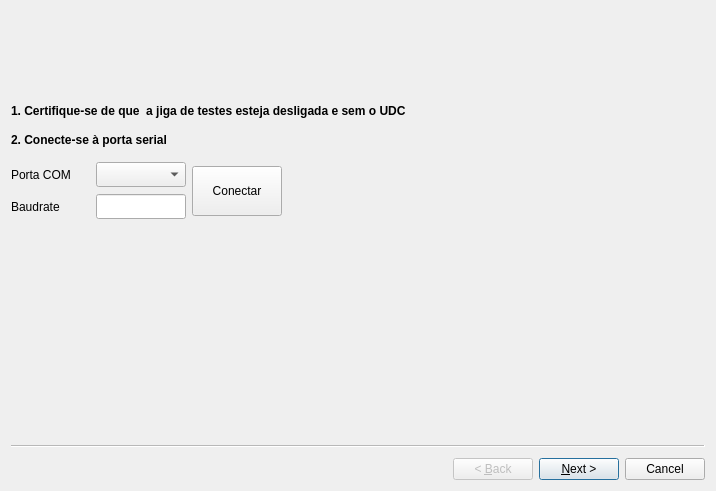
<?xml version="1.0" encoding="UTF-8"?>
<ui version="4.0">
 <class>Wizard</class>
 <widget class="QWizard" name="Wizard">
  <property name="geometry">
   <rect>
    <x>0</x>
    <y>0</y>
    <width>716</width>
    <height>491</height>
   </rect>
  </property>
  <property name="windowTitle">
   <string>Teste de UDC</string>
  </property>
  <property name="wizardStyle">
   <enum>QWizard::ClassicStyle</enum>
  </property>
  <widget class="QWizardPage" name="PageIntro">
   <widget class="QLabel" name="label">
    <property name="geometry">
     <rect>
      <x>0</x>
      <y>80</y>
      <width>613</width>
      <height>40</height>
     </rect>
    </property>
    <property name="font">
     <font>
      <weight>75</weight>
      <bold>true</bold>
     </font>
    </property>
    <property name="text">
     <string>1. Certifique-se de que  a jiga de testes esteja desligada e sem o UDC</string>
    </property>
   </widget>
   <widget class="QLabel" name="label_3">
    <property name="geometry">
     <rect>
      <x>0</x>
      <y>0</y>
      <width>70</width>
      <height>70</height>
     </rect>
    </property>
    <property name="maximumSize">
     <size>
      <width>70</width>
      <height>70</height>
     </size>
    </property>
    <property name="text">
     <string/>
    </property>
    <property name="pixmap">
     <pixmap>images/sirius_logo.jpeg</pixmap>
    </property>
   </widget>
   <widget class="QWidget" name="layoutWidget_2">
    <property name="geometry">
     <rect>
      <x>0</x>
      <y>150</y>
      <width>271</width>
      <height>60</height>
     </rect>
    </property>
    <layout class="QHBoxLayout" name="horizontalLayout_3">
     <item>
      <layout class="QGridLayout" name="gridLayout_2">
       <item row="0" column="0">
        <widget class="QLabel" name="label_16">
         <property name="text">
          <string>Porta COM</string>
         </property>
        </widget>
       </item>
       <item row="0" column="1">
        <widget class="QComboBox" name="comboComPort">
         <property name="minimumSize">
          <size>
           <width>90</width>
           <height>25</height>
          </size>
         </property>
         <property name="maximumSize">
          <size>
           <width>90</width>
           <height>25</height>
          </size>
         </property>
        </widget>
       </item>
       <item row="1" column="0">
        <widget class="QLabel" name="label_17">
         <property name="text">
          <string>Baudrate</string>
         </property>
        </widget>
       </item>
       <item row="1" column="1">
        <widget class="QLineEdit" name="leBaudrate">
         <property name="minimumSize">
          <size>
           <width>90</width>
           <height>25</height>
          </size>
         </property>
         <property name="maximumSize">
          <size>
           <width>90</width>
           <height>25</height>
          </size>
         </property>
        </widget>
       </item>
      </layout>
     </item>
     <item>
      <widget class="QPushButton" name="pbConnectSerialPort">
       <property name="minimumSize">
        <size>
         <width>90</width>
         <height>50</height>
        </size>
       </property>
       <property name="maximumSize">
        <size>
         <width>90</width>
         <height>50</height>
        </size>
       </property>
       <property name="text">
        <string>Conectar</string>
       </property>
      </widget>
     </item>
    </layout>
   </widget>
   <widget class="QLabel" name="label_18">
    <property name="geometry">
     <rect>
      <x>0</x>
      <y>120</y>
      <width>201</width>
      <height>17</height>
     </rect>
    </property>
    <property name="font">
     <font>
      <weight>75</weight>
      <bold>true</bold>
     </font>
    </property>
    <property name="text">
     <string>2. Conecte-se à porta serial</string>
    </property>
   </widget>
   <widget class="QLabel" name="label_9">
    <property name="geometry">
     <rect>
      <x>77</x>
      <y>1</y>
      <width>16</width>
      <height>16</height>
     </rect>
    </property>
    <property name="text">
     <string/>
    </property>
    <property name="pixmap">
     <pixmap>../../../../Downloads/cnpem_image.gif</pixmap>
    </property>
   </widget>
  </widget>
  <widget class="QWizardPage" name="PageSerialNumber">
   <widget class="QLabel" name="label_2">
    <property name="geometry">
     <rect>
      <x>0</x>
      <y>90</y>
      <width>401</width>
      <height>17</height>
     </rect>
    </property>
    <property name="font">
     <font>
      <weight>75</weight>
      <bold>true</bold>
     </font>
    </property>
    <property name="text">
     <string>3. Leia o número de série do UDC utilizando a câmera</string>
    </property>
   </widget>
   <widget class="QLabel" name="label_20">
    <property name="geometry">
     <rect>
      <x>280</x>
      <y>280</y>
      <width>121</width>
      <height>17</height>
     </rect>
    </property>
    <property name="text">
     <string>Foto da Webcan?</string>
    </property>
   </widget>
   <widget class="QLabel" name="label_10">
    <property name="geometry">
     <rect>
      <x>0</x>
      <y>0</y>
      <width>70</width>
      <height>70</height>
     </rect>
    </property>
    <property name="maximumSize">
     <size>
      <width>70</width>
      <height>70</height>
     </size>
    </property>
    <property name="text">
     <string/>
    </property>
    <property name="pixmap">
     <pixmap>images/sirius_logo.jpeg</pixmap>
    </property>
   </widget>
   <widget class="QWidget" name="layoutWidget">
    <property name="geometry">
     <rect>
      <x>0</x>
      <y>120</y>
      <width>212</width>
      <height>93</height>
     </rect>
    </property>
    <layout class="QVBoxLayout" name="verticalLayout_3">
     <item>
      <layout class="QHBoxLayout" name="horizontalLayout">
       <item>
        <widget class="QPushButton" name="pbReadSerialNumber">
         <property name="minimumSize">
          <size>
           <width>90</width>
           <height>70</height>
          </size>
         </property>
         <property name="maximumSize">
          <size>
           <width>90</width>
           <height>70</height>
          </size>
         </property>
         <property name="sizeIncrement">
          <size>
           <width>90</width>
           <height>70</height>
          </size>
         </property>
         <property name="text">
          <string>Ler Serial</string>
         </property>
        </widget>
       </item>
       <item>
        <layout class="QVBoxLayout" name="verticalLayout">
         <item>
          <widget class="QLineEdit" name="leSerialNumber">
           <property name="enabled">
            <bool>true</bool>
           </property>
           <property name="minimumSize">
            <size>
             <width>110</width>
             <height>25</height>
            </size>
           </property>
           <property name="maximumSize">
            <size>
             <width>110</width>
             <height>25</height>
            </size>
           </property>
          </widget>
         </item>
         <item>
          <widget class="QCheckBox" name="cbEnableSerialNumberEdit">
           <property name="text">
            <string>Digitar</string>
           </property>
          </widget>
         </item>
        </layout>
       </item>
      </layout>
     </item>
     <item>
      <widget class="QLabel" name="lbReadSerialStatus">
       <property name="minimumSize">
        <size>
         <width>210</width>
         <height>10</height>
        </size>
       </property>
       <property name="maximumSize">
        <size>
         <width>210</width>
         <height>20</height>
        </size>
       </property>
       <property name="text">
        <string>ERRO. Digite Manualmente</string>
       </property>
      </widget>
     </item>
    </layout>
   </widget>
  </widget>
  <widget class="QWizardPage" name="PageConnectUDC">
   <widget class="QLabel" name="label_11">
    <property name="geometry">
     <rect>
      <x>0</x>
      <y>0</y>
      <width>70</width>
      <height>70</height>
     </rect>
    </property>
    <property name="maximumSize">
     <size>
      <width>70</width>
      <height>70</height>
     </size>
    </property>
    <property name="text">
     <string/>
    </property>
    <property name="pixmap">
     <pixmap>images/sirius_logo.jpeg</pixmap>
    </property>
   </widget>
   <widget class="QLabel" name="label_5">
    <property name="geometry">
     <rect>
      <x>1</x>
      <y>139</y>
      <width>127</width>
      <height>16</height>
     </rect>
    </property>
    <property name="font">
     <font>
      <weight>75</weight>
      <bold>true</bold>
     </font>
    </property>
    <property name="text">
     <string>5. Ligue Jiga de Testes</string>
    </property>
   </widget>
   <widget class="QLabel" name="label_4">
    <property name="geometry">
     <rect>
      <x>1</x>
      <y>91</y>
      <width>410</width>
      <height>16</height>
     </rect>
    </property>
    <property name="font">
     <font>
      <weight>75</weight>
      <bold>true</bold>
     </font>
    </property>
    <property name="text">
     <string>4. Introduzir a placa de UDC a ser testada na Jiga de testes.</string>
    </property>
   </widget>
   <widget class="QLabel" name="label_7">
    <property name="geometry">
     <rect>
      <x>1</x>
      <y>188</y>
      <width>130</width>
      <height>16</height>
     </rect>
    </property>
    <property name="text">
     <string>&lt;html&gt;&lt;head/&gt;&lt;body&gt;&lt;p&gt;&lt;span style=&quot; font-weight:600;&quot;&gt;6. Clique em &amp;quot;Próximo&amp;quot;&lt;/span&gt;&lt;/p&gt;&lt;/body&gt;&lt;/html&gt;</string>
    </property>
   </widget>
  </widget>
  <widget class="QWizardPage" name="PageVisualTest">
   <widget class="QLabel" name="label_14">
    <property name="geometry">
     <rect>
      <x>0</x>
      <y>0</y>
      <width>70</width>
      <height>70</height>
     </rect>
    </property>
    <property name="maximumSize">
     <size>
      <width>70</width>
      <height>70</height>
     </size>
    </property>
    <property name="text">
     <string/>
    </property>
    <property name="pixmap">
     <pixmap>images/sirius_logo.jpeg</pixmap>
    </property>
   </widget>
   <widget class="QWidget" name="">
    <property name="geometry">
     <rect>
      <x>220</x>
      <y>200</y>
      <width>220</width>
      <height>92</height>
     </rect>
    </property>
    <layout class="QHBoxLayout" name="horizontalLayout_7">
     <item>
      <widget class="QGroupBox" name="groupBox">
       <property name="minimumSize">
        <size>
         <width>100</width>
         <height>90</height>
        </size>
       </property>
       <property name="maximumSize">
        <size>
         <width>100</width>
         <height>90</height>
        </size>
       </property>
       <property name="font">
        <font>
         <weight>75</weight>
         <bold>true</bold>
        </font>
       </property>
       <property name="title">
        <string>Leds</string>
       </property>
       <layout class="QVBoxLayout" name="verticalLayout_4">
        <item>
         <widget class="QRadioButton" name="rbLedsOk">
          <property name="text">
           <string>OK</string>
          </property>
         </widget>
        </item>
        <item>
         <widget class="QRadioButton" name="rbLedsNok">
          <property name="text">
           <string>Falha</string>
          </property>
         </widget>
        </item>
       </layout>
      </widget>
     </item>
     <item>
      <spacer name="horizontalSpacer_2">
       <property name="orientation">
        <enum>Qt::Horizontal</enum>
       </property>
       <property name="sizeHint" stdset="0">
        <size>
         <width>40</width>
         <height>20</height>
        </size>
       </property>
      </spacer>
     </item>
     <item>
      <spacer name="horizontalSpacer">
       <property name="orientation">
        <enum>Qt::Horizontal</enum>
       </property>
       <property name="sizeHint" stdset="0">
        <size>
         <width>40</width>
         <height>20</height>
        </size>
       </property>
      </spacer>
     </item>
     <item>
      <widget class="QGroupBox" name="groupBox_2">
       <property name="minimumSize">
        <size>
         <width>100</width>
         <height>90</height>
        </size>
       </property>
       <property name="maximumSize">
        <size>
         <width>100</width>
         <height>90</height>
        </size>
       </property>
       <property name="font">
        <font>
         <weight>75</weight>
         <bold>true</bold>
        </font>
       </property>
       <property name="title">
        <string>Buzzer</string>
       </property>
       <layout class="QVBoxLayout" name="verticalLayout_5">
        <item>
         <widget class="QRadioButton" name="rbBuzzerOk">
          <property name="text">
           <string>OK</string>
          </property>
         </widget>
        </item>
        <item>
         <widget class="QRadioButton" name="rbBuzzerNok">
          <property name="text">
           <string>Falha</string>
          </property>
         </widget>
        </item>
       </layout>
      </widget>
     </item>
    </layout>
   </widget>
   <widget class="QWidget" name="">
    <property name="geometry">
     <rect>
      <x>0</x>
      <y>90</y>
      <width>231</width>
      <height>61</height>
     </rect>
    </property>
    <layout class="QVBoxLayout" name="verticalLayout_6">
     <item>
      <widget class="QLabel" name="label_8">
       <property name="font">
        <font>
         <weight>75</weight>
         <bold>true</bold>
        </font>
       </property>
       <property name="text">
        <string>7. Aguarde a inicialização do UDC.</string>
       </property>
      </widget>
     </item>
     <item>
      <widget class="QLabel" name="label_19">
       <property name="font">
        <font>
         <weight>75</weight>
         <bold>true</bold>
        </font>
       </property>
       <property name="text">
        <string>8. Informe o status dos sistemas abaixo.</string>
       </property>
      </widget>
     </item>
    </layout>
   </widget>
  </widget>
  <widget class="QWizardPage" name="PageTestSerialPort">
   <widget class="QLabel" name="label_6">
    <property name="geometry">
     <rect>
      <x>0</x>
      <y>90</y>
      <width>241</width>
      <height>17</height>
     </rect>
    </property>
    <property name="font">
     <font>
      <weight>75</weight>
      <bold>true</bold>
     </font>
    </property>
    <property name="text">
     <string>9. Teste a conexão com o dispositivo</string>
    </property>
   </widget>
   <widget class="QLabel" name="label_12">
    <property name="geometry">
     <rect>
      <x>0</x>
      <y>0</y>
      <width>70</width>
      <height>70</height>
     </rect>
    </property>
    <property name="maximumSize">
     <size>
      <width>70</width>
      <height>70</height>
     </size>
    </property>
    <property name="text">
     <string/>
    </property>
    <property name="pixmap">
     <pixmap>images/sirius_logo.jpeg</pixmap>
    </property>
   </widget>
   <widget class="QWidget" name="layoutWidget">
    <property name="geometry">
     <rect>
      <x>11</x>
      <y>121</y>
      <width>205</width>
      <height>77</height>
     </rect>
    </property>
    <layout class="QHBoxLayout" name="horizontalLayout_6">
     <item>
      <widget class="QPushButton" name="pbCommunicationTest">
       <property name="minimumSize">
        <size>
         <width>75</width>
         <height>75</height>
        </size>
       </property>
       <property name="maximumSize">
        <size>
         <width>75</width>
         <height>75</height>
        </size>
       </property>
       <property name="styleSheet">
        <string notr="true">font: 75 8pt &quot;MS Shell Dlg 2&quot;;</string>
       </property>
       <property name="text">
        <string>Testar</string>
       </property>
      </widget>
     </item>
     <item>
      <layout class="QHBoxLayout" name="horizontalLayout_2">
       <item>
        <widget class="QLabel" name="label_22">
         <property name="font">
          <font>
           <weight>75</weight>
           <bold>true</bold>
          </font>
         </property>
         <property name="text">
          <string>Comunicação:</string>
         </property>
        </widget>
       </item>
       <item>
        <widget class="QLabel" name="lbStatusComunicacao">
         <property name="font">
          <font>
           <weight>75</weight>
           <bold>true</bold>
          </font>
         </property>
         <property name="text">
          <string>&lt;html&gt;&lt;head/&gt;&lt;body&gt;&lt;p&gt;&lt;span style=&quot; color:#ef2929;&quot;&gt;FALHA&lt;/span&gt;&lt;/p&gt;&lt;/body&gt;&lt;/html&gt;</string>
         </property>
        </widget>
       </item>
      </layout>
     </item>
    </layout>
   </widget>
  </widget>
  <widget class="QWizardPage" name="PageStartTest">
   <widget class="QLabel" name="label_23">
    <property name="geometry">
     <rect>
      <x>0</x>
      <y>0</y>
      <width>70</width>
      <height>70</height>
     </rect>
    </property>
    <property name="maximumSize">
     <size>
      <width>70</width>
      <height>70</height>
     </size>
    </property>
    <property name="text">
     <string/>
    </property>
    <property name="pixmap">
     <pixmap>images/sirius_logo.jpeg</pixmap>
    </property>
   </widget>
   <widget class="QLabel" name="label_24">
    <property name="geometry">
     <rect>
      <x>0</x>
      <y>90</y>
      <width>241</width>
      <height>17</height>
     </rect>
    </property>
    <property name="font">
     <font>
      <weight>75</weight>
      <bold>true</bold>
     </font>
    </property>
    <property name="text">
     <string>10. Teste de Periféricos.</string>
    </property>
   </widget>
   <widget class="QWidget" name="">
    <property name="geometry">
     <rect>
      <x>14</x>
      <y>121</y>
      <width>658</width>
      <height>291</height>
     </rect>
    </property>
    <layout class="QHBoxLayout" name="horizontalLayout_12">
     <item>
      <layout class="QGridLayout" name="gridLayout">
       <item row="0" column="0" rowspan="2">
        <widget class="QGroupBox" name="groupBox_3">
         <property name="minimumSize">
          <size>
           <width>110</width>
           <height>90</height>
          </size>
         </property>
         <property name="maximumSize">
          <size>
           <width>110</width>
           <height>90</height>
          </size>
         </property>
         <property name="font">
          <font>
           <weight>75</weight>
           <bold>true</bold>
          </font>
         </property>
         <property name="title">
          <string>Memórias</string>
         </property>
         <layout class="QFormLayout" name="formLayout">
          <item row="0" column="0">
           <widget class="QLabel" name="label_25">
            <property name="text">
             <string>EEPROM:</string>
            </property>
           </widget>
          </item>
          <item row="0" column="1">
           <widget class="QLabel" name="lbEeprom">
            <property name="text">
             <string>Falha</string>
            </property>
           </widget>
          </item>
          <item row="1" column="0">
           <widget class="QLabel" name="label_26">
            <property name="text">
             <string>FLASH:</string>
            </property>
           </widget>
          </item>
          <item row="1" column="1">
           <widget class="QLabel" name="lbFlash">
            <property name="text">
             <string>Falha</string>
            </property>
           </widget>
          </item>
          <item row="2" column="0">
           <widget class="QLabel" name="label_27">
            <property name="text">
             <string>RAM:</string>
            </property>
           </widget>
          </item>
          <item row="2" column="1">
           <widget class="QLabel" name="lbRam">
            <property name="text">
             <string>Falha</string>
            </property>
           </widget>
          </item>
         </layout>
        </widget>
       </item>
       <item row="0" column="1">
        <widget class="QGroupBox" name="groupBox_4">
         <property name="minimumSize">
          <size>
           <width>140</width>
           <height>65</height>
          </size>
         </property>
         <property name="maximumSize">
          <size>
           <width>140</width>
           <height>65</height>
          </size>
         </property>
         <property name="font">
          <font>
           <weight>75</weight>
           <bold>true</bold>
          </font>
         </property>
         <property name="title">
          <string>RTC</string>
         </property>
         <property name="alignment">
          <set>Qt::AlignLeading|Qt::AlignLeft|Qt::AlignTop</set>
         </property>
         <layout class="QFormLayout" name="formLayout_2">
          <item row="0" column="0">
           <widget class="QLabel" name="label_33">
            <property name="text">
             <string>Comunicação:</string>
            </property>
           </widget>
          </item>
          <item row="0" column="1">
           <widget class="QLabel" name="lbRtcCom">
            <property name="text">
             <string>Falha</string>
            </property>
           </widget>
          </item>
          <item row="1" column="0">
           <widget class="QLabel" name="label_35">
            <property name="text">
             <string>Interrupção:</string>
            </property>
           </widget>
          </item>
          <item row="1" column="1">
           <widget class="QLabel" name="lbRtcInt">
            <property name="text">
             <string>Falha</string>
            </property>
           </widget>
          </item>
         </layout>
        </widget>
       </item>
       <item row="1" column="1" rowspan="2">
        <widget class="QGroupBox" name="groupBox_5">
         <property name="minimumSize">
          <size>
           <width>140</width>
           <height>65</height>
          </size>
         </property>
         <property name="maximumSize">
          <size>
           <width>140</width>
           <height>65</height>
          </size>
         </property>
         <property name="font">
          <font>
           <weight>75</weight>
           <bold>true</bold>
          </font>
         </property>
         <property name="title">
          <string>Sensor de Temp.</string>
         </property>
         <layout class="QFormLayout" name="formLayout_3">
          <item row="0" column="0">
           <widget class="QLabel" name="label_37">
            <property name="text">
             <string>Comunicação:</string>
            </property>
           </widget>
          </item>
          <item row="0" column="1">
           <widget class="QLabel" name="lbSensorTempCom">
            <property name="text">
             <string>Falha</string>
            </property>
           </widget>
          </item>
          <item row="1" column="0">
           <widget class="QLabel" name="label_39">
            <property name="text">
             <string>Temperatura:</string>
            </property>
           </widget>
          </item>
          <item row="1" column="1">
           <widget class="QLabel" name="lbSensorTempTemp">
            <property name="text">
             <string>Falha</string>
            </property>
           </widget>
          </item>
         </layout>
        </widget>
       </item>
       <item row="2" column="0" rowspan="2">
        <widget class="QGroupBox" name="groupBox_7">
         <property name="minimumSize">
          <size>
           <width>120</width>
           <height>180</height>
          </size>
         </property>
         <property name="maximumSize">
          <size>
           <width>120</width>
           <height>180</height>
          </size>
         </property>
         <property name="font">
          <font>
           <weight>75</weight>
           <bold>true</bold>
          </font>
         </property>
         <property name="title">
          <string>ADC</string>
         </property>
         <widget class="QLabel" name="label_47">
          <property name="geometry">
           <rect>
            <x>10</x>
            <y>23</y>
            <width>51</width>
            <height>16</height>
           </rect>
          </property>
          <property name="text">
           <string>Canal 1:</string>
          </property>
         </widget>
         <widget class="QLabel" name="lbAdc1">
          <property name="geometry">
           <rect>
            <x>61</x>
            <y>23</y>
            <width>31</width>
            <height>16</height>
           </rect>
          </property>
          <property name="text">
           <string>Falha</string>
          </property>
         </widget>
         <widget class="QLabel" name="label_49">
          <property name="geometry">
           <rect>
            <x>10</x>
            <y>42</y>
            <width>51</width>
            <height>16</height>
           </rect>
          </property>
          <property name="text">
           <string>Canal 2:</string>
          </property>
         </widget>
         <widget class="QLabel" name="lbAdc2">
          <property name="geometry">
           <rect>
            <x>61</x>
            <y>42</y>
            <width>41</width>
            <height>16</height>
           </rect>
          </property>
          <property name="text">
           <string>Falha</string>
          </property>
         </widget>
         <widget class="QLabel" name="label_51">
          <property name="geometry">
           <rect>
            <x>10</x>
            <y>61</y>
            <width>45</width>
            <height>16</height>
           </rect>
          </property>
          <property name="text">
           <string>Canal 3:</string>
          </property>
         </widget>
         <widget class="QLabel" name="lbAdc3">
          <property name="geometry">
           <rect>
            <x>61</x>
            <y>61</y>
            <width>41</width>
            <height>16</height>
           </rect>
          </property>
          <property name="text">
           <string>Falha</string>
          </property>
         </widget>
         <widget class="QLabel" name="label_53">
          <property name="geometry">
           <rect>
            <x>10</x>
            <y>119</y>
            <width>45</width>
            <height>16</height>
           </rect>
          </property>
          <property name="text">
           <string>Canal 6:</string>
          </property>
         </widget>
         <widget class="QLabel" name="lbAdc4">
          <property name="geometry">
           <rect>
            <x>61</x>
            <y>81</y>
            <width>41</width>
            <height>16</height>
           </rect>
          </property>
          <property name="text">
           <string>Falha</string>
          </property>
         </widget>
         <widget class="QLabel" name="lbAdc6">
          <property name="geometry">
           <rect>
            <x>61</x>
            <y>119</y>
            <width>41</width>
            <height>16</height>
           </rect>
          </property>
          <property name="text">
           <string>Falha</string>
          </property>
         </widget>
         <widget class="QLabel" name="lbAdc5">
          <property name="geometry">
           <rect>
            <x>61</x>
            <y>100</y>
            <width>41</width>
            <height>16</height>
           </rect>
          </property>
          <property name="text">
           <string>Falha</string>
          </property>
         </widget>
         <widget class="QLabel" name="label_57">
          <property name="geometry">
           <rect>
            <x>10</x>
            <y>81</y>
            <width>51</width>
            <height>16</height>
           </rect>
          </property>
          <property name="text">
           <string>Canal 4:</string>
          </property>
         </widget>
         <widget class="QLabel" name="label_58">
          <property name="geometry">
           <rect>
            <x>10</x>
            <y>100</y>
            <width>51</width>
            <height>16</height>
           </rect>
          </property>
          <property name="text">
           <string>Canal 5:</string>
          </property>
         </widget>
         <widget class="QLabel" name="label_62">
          <property name="geometry">
           <rect>
            <x>10</x>
            <y>140</y>
            <width>51</width>
            <height>16</height>
           </rect>
          </property>
          <property name="text">
           <string>Canal 7:</string>
          </property>
         </widget>
         <widget class="QLabel" name="lbAdc8">
          <property name="geometry">
           <rect>
            <x>61</x>
            <y>159</y>
            <width>41</width>
            <height>16</height>
           </rect>
          </property>
          <property name="text">
           <string>Falha</string>
          </property>
         </widget>
         <widget class="QLabel" name="label_61">
          <property name="geometry">
           <rect>
            <x>10</x>
            <y>159</y>
            <width>45</width>
            <height>16</height>
           </rect>
          </property>
          <property name="text">
           <string>Canal 8:</string>
          </property>
         </widget>
         <widget class="QLabel" name="lbAdc7">
          <property name="geometry">
           <rect>
            <x>61</x>
            <y>140</y>
            <width>31</width>
            <height>16</height>
           </rect>
          </property>
          <property name="text">
           <string>Falha</string>
          </property>
         </widget>
        </widget>
       </item>
       <item row="3" column="1">
        <widget class="QGroupBox" name="groupBox_6">
         <property name="minimumSize">
          <size>
           <width>110</width>
           <height>90</height>
          </size>
         </property>
         <property name="maximumSize">
          <size>
           <width>110</width>
           <height>90</height>
          </size>
         </property>
         <property name="font">
          <font>
           <weight>75</weight>
           <bold>true</bold>
          </font>
         </property>
         <property name="title">
          <string>RS485</string>
         </property>
         <property name="alignment">
          <set>Qt::AlignLeading|Qt::AlignLeft|Qt::AlignVCenter</set>
         </property>
         <layout class="QFormLayout" name="formLayout_4">
          <item row="0" column="0">
           <widget class="QLabel" name="label_41">
            <property name="text">
             <string>RS485-1:</string>
            </property>
           </widget>
          </item>
          <item row="0" column="1">
           <widget class="QLabel" name="lbRs4851">
            <property name="text">
             <string>Falha</string>
            </property>
           </widget>
          </item>
          <item row="1" column="0">
           <widget class="QLabel" name="label_43">
            <property name="text">
             <string>RS485-2:</string>
            </property>
           </widget>
          </item>
          <item row="1" column="1">
           <widget class="QLabel" name="lbRs4852">
            <property name="text">
             <string>Falha</string>
            </property>
           </widget>
          </item>
          <item row="2" column="0">
           <widget class="QLabel" name="label_45">
            <property name="text">
             <string>RS485-3:</string>
            </property>
           </widget>
          </item>
          <item row="2" column="1">
           <widget class="QLabel" name="lbRs4853">
            <property name="text">
             <string>Falha</string>
            </property>
           </widget>
          </item>
         </layout>
        </widget>
       </item>
      </layout>
     </item>
     <item>
      <layout class="QGridLayout" name="gridLayout_3">
       <item row="0" column="0" colspan="2">
        <layout class="QVBoxLayout" name="verticalLayout_9">
         <item>
          <layout class="QHBoxLayout" name="horizontalLayout_10">
           <item>
            <widget class="QLabel" name="label_65">
             <property name="font">
              <font>
               <weight>75</weight>
               <bold>true</bold>
              </font>
             </property>
             <property name="text">
              <string>Alimentação Plano Isolado:</string>
             </property>
            </widget>
           </item>
           <item>
            <widget class="QLabel" name="lbAlimPlanoIsolado">
             <property name="font">
              <font>
               <weight>75</weight>
               <bold>true</bold>
              </font>
             </property>
             <property name="text">
              <string>Falha</string>
             </property>
            </widget>
           </item>
          </layout>
         </item>
         <item>
          <layout class="QHBoxLayout" name="horizontalLayout_8">
           <item>
            <widget class="QLabel" name="label_31">
             <property name="font">
              <font>
               <weight>75</weight>
               <bold>true</bold>
              </font>
             </property>
             <property name="text">
              <string>Expansor de I/O:</string>
             </property>
            </widget>
           </item>
           <item>
            <widget class="QLabel" name="lbExpansorIo">
             <property name="font">
              <font>
               <weight>75</weight>
               <bold>true</bold>
              </font>
             </property>
             <property name="text">
              <string>Falha</string>
             </property>
            </widget>
           </item>
          </layout>
         </item>
         <item>
          <layout class="QHBoxLayout" name="horizontalLayout_9">
           <item>
            <widget class="QLabel" name="label_63">
             <property name="font">
              <font>
               <weight>75</weight>
               <bold>true</bold>
              </font>
             </property>
             <property name="text">
              <string>Ethernet:</string>
             </property>
            </widget>
           </item>
           <item>
            <widget class="QLabel" name="lbEthernet">
             <property name="font">
              <font>
               <weight>75</weight>
               <bold>true</bold>
              </font>
             </property>
             <property name="text">
              <string>Falha</string>
             </property>
            </widget>
           </item>
          </layout>
         </item>
        </layout>
       </item>
       <item row="0" column="2">
        <layout class="QVBoxLayout" name="verticalLayout_11">
         <item alignment="Qt::AlignHCenter">
          <widget class="QPushButton" name="pbStartTests">
           <property name="minimumSize">
            <size>
             <width>150</width>
             <height>40</height>
            </size>
           </property>
           <property name="maximumSize">
            <size>
             <width>75</width>
             <height>40</height>
            </size>
           </property>
           <property name="text">
            <string>Iniciar Testes</string>
           </property>
          </widget>
         </item>
         <item alignment="Qt::AlignRight">
          <widget class="QLabel" name="lbTestStatus">
           <property name="minimumSize">
            <size>
             <width>150</width>
             <height>20</height>
            </size>
           </property>
           <property name="font">
            <font>
             <weight>75</weight>
             <bold>true</bold>
            </font>
           </property>
           <property name="text">
            <string>Aguarde...</string>
           </property>
          </widget>
         </item>
        </layout>
       </item>
       <item row="1" column="0">
        <widget class="QLabel" name="label_67">
         <property name="font">
          <font>
           <weight>75</weight>
           <bold>true</bold>
          </font>
         </property>
         <property name="text">
          <string>Loopback de periféricos</string>
         </property>
        </widget>
       </item>
       <item row="1" column="1" colspan="2">
        <layout class="QHBoxLayout" name="horizontalLayout_11">
         <item>
          <widget class="QLabel" name="label_69">
           <property name="font">
            <font>
             <weight>75</weight>
             <bold>true</bold>
            </font>
           </property>
           <property name="layoutDirection">
            <enum>Qt::RightToLeft</enum>
           </property>
           <property name="text">
            <string>Resultado:</string>
           </property>
          </widget>
         </item>
         <item>
          <widget class="QLabel" name="lbTestResult">
           <property name="font">
            <font>
             <weight>75</weight>
             <bold>true</bold>
            </font>
           </property>
           <property name="text">
            <string>Reprovado</string>
           </property>
          </widget>
         </item>
        </layout>
       </item>
       <item row="2" column="0" colspan="3">
        <widget class="QTextEdit" name="teTestReport">
         <property name="minimumSize">
          <size>
           <width>380</width>
           <height>180</height>
          </size>
         </property>
         <property name="maximumSize">
          <size>
           <width>380</width>
           <height>180</height>
          </size>
         </property>
        </widget>
       </item>
      </layout>
     </item>
    </layout>
   </widget>
  </widget>
  <widget class="QWizardPage" name="PageStartTest_1">
   <widget class="QTextEdit" name="teTestReport_1">
    <property name="geometry">
     <rect>
      <x>0</x>
      <y>210</y>
      <width>691</width>
      <height>211</height>
     </rect>
    </property>
    <property name="minimumSize">
     <size>
      <width>690</width>
      <height>0</height>
     </size>
    </property>
   </widget>
   <widget class="QLabel" name="label_21">
    <property name="geometry">
     <rect>
      <x>0</x>
      <y>90</y>
      <width>221</width>
      <height>17</height>
     </rect>
    </property>
    <property name="font">
     <font>
      <weight>75</weight>
      <bold>true</bold>
     </font>
    </property>
    <property name="text">
     <string>10. Iniciar Sequência de Testes</string>
    </property>
   </widget>
   <widget class="QLabel" name="label_13">
    <property name="geometry">
     <rect>
      <x>0</x>
      <y>0</y>
      <width>70</width>
      <height>70</height>
     </rect>
    </property>
    <property name="maximumSize">
     <size>
      <width>70</width>
      <height>70</height>
     </size>
    </property>
    <property name="text">
     <string/>
    </property>
    <property name="pixmap">
     <pixmap>images/sirius_logo.jpeg</pixmap>
    </property>
   </widget>
   <widget class="QWidget" name="layoutWidget">
    <property name="geometry">
     <rect>
      <x>3</x>
      <y>123</y>
      <width>358</width>
      <height>72</height>
     </rect>
    </property>
    <layout class="QHBoxLayout" name="horizontalLayout_5">
     <item>
      <widget class="QPushButton" name="pbStartTests_1">
       <property name="minimumSize">
        <size>
         <width>90</width>
         <height>70</height>
        </size>
       </property>
       <property name="maximumSize">
        <size>
         <width>90</width>
         <height>70</height>
        </size>
       </property>
       <property name="text">
        <string>Iniciar
 Testes</string>
       </property>
      </widget>
     </item>
     <item>
      <layout class="QVBoxLayout" name="verticalLayout_2">
       <item>
        <widget class="QLabel" name="lbTestStatus_1">
         <property name="font">
          <font>
           <weight>75</weight>
           <bold>true</bold>
          </font>
         </property>
         <property name="text">
          <string>Teste Iniciado. Por Favor, Aguarde...</string>
         </property>
        </widget>
       </item>
       <item>
        <layout class="QHBoxLayout" name="horizontalLayout_4">
         <item>
          <widget class="QLabel" name="label_15">
           <property name="font">
            <font>
             <weight>75</weight>
             <bold>true</bold>
            </font>
           </property>
           <property name="text">
            <string>Resultado:</string>
           </property>
          </widget>
         </item>
         <item>
          <widget class="QLabel" name="lbTestResult_1">
           <property name="minimumSize">
            <size>
             <width>190</width>
             <height>16</height>
            </size>
           </property>
           <property name="font">
            <font>
             <weight>75</weight>
             <bold>true</bold>
            </font>
           </property>
           <property name="text">
            <string>Aguarde...</string>
           </property>
          </widget>
         </item>
        </layout>
       </item>
      </layout>
     </item>
    </layout>
   </widget>
  </widget>
 </widget>
 <resources/>
 <connections/>
</ui>
